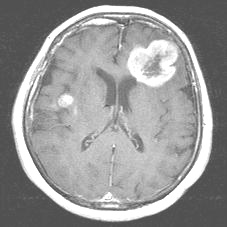
#> input picture Dataset/Cancerize/tumor(1).jpg, 227 x 227 px; its folder holds only this picture in this run
$ python Brain_tumor.py
#> lines starting #> are read from the running program, lines starting #| are printed output that depends on the picture
import cv2 # It mainly focuses on image processing, video capture and analysis including features like face detection and object detection.
import os,glob #These modules is used to retrieve files/pathnames
import numpy as np #NumPy is a python library used for working with arrays.
from skimage.feature import hog , local_binary_pattern
from sklearn.model_selection import train_test_split
from sklearn import svm
from sklearn.svm import SVC
""" The objective of a Linear SVC (Support Vector Classifier) is to fit to the data you provide,
returning a "best fit" hyperplane that divides, or categorizes, your data. From there, after getting the hyperplane,
you can then feed some features to your classifier to see what the "predicted" class is."""

from sklearn.metrics import classification_report, confusion_matrix
from sklearn.neighbors import KNeighborsClassifier

path='Dataset/*'

data_path = os.path.join(path,'*g') #os.path.join concatenate all the paths of images intelligently which is contained in path variable.
imagePaths = glob.glob(data_path) #The glob. glob returns the list of files with their full path
print('Total dataset images length:')
print(len(imagePaths))

data = []
LBP = []
labels = []
hogFeatures = []
featurevector = [[0 for x in range(0)] for y in range(0)] #2d array

# loop over the input images

for imagePath in imagePaths:
	# load the image, pre-process it, and store it in the data list
	image = cv2.imread(imagePath,0)
#> image is the input picture: shape (227, 227); min 73, max 255, mean 151
	image = cv2.resize(image, (100,100),interpolation=cv2.INTER_AREA)
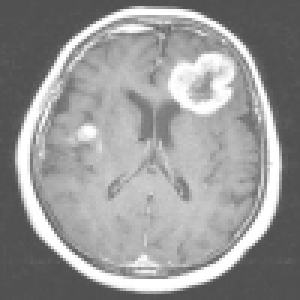
#> image: shape (100, 100) (shown 3 times larger); min 80, max 255, mean 151
	fd, hog_image = hog(image, orientations=8, pixels_per_cell=(8, 8),cells_per_block=(1, 1), visualise=True)
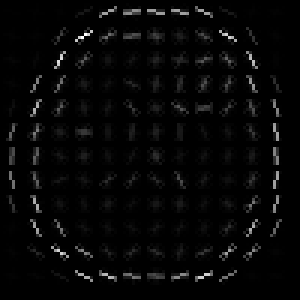
#> hog_image: shape (100, 100) float64 (shown 3 times larger); min 0, max 94.1, mean 2.6; drawn with min black and max white
#> fd = 1152 values, max 0.978 at index 679, min 0 at index 5, mean 0.298
	lbp = local_binary_pattern(image, 10,15,  method= "uniform")
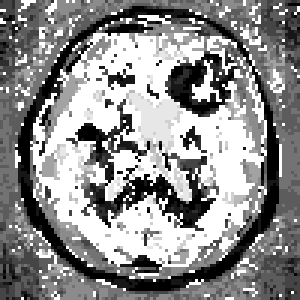
#> lbp: shape (100, 100) float64 (shown 3 times larger); min 0, max 11, mean 6.11; drawn with min black and max white
	#hogFeatures.append(fd)
	#LBP.append(lbp)
	llb = lbp.ravel() #ravel, which is used to change a 2-dimensional array or a multi-dimensional array into a contiguous flattened array
#> llb = 10000 values, max 11 at index 7, min 0 at index 196, mean 6.11
	hogFeatures = fd
#> hogFeatures has the same summary as fd
	features = np.concatenate((hogFeatures,llb))
#> features = 11152 values, max 11 at index 1159, min 0 at index 5, mean 5.51
	featurevector.append(features)
	#extract labels
	#data.append(image)
	l = label = imagePath.split(os.path.sep)[-2].split("_")
	labels.append(l)
#> pass 2 of the loop `for imagePath in imagePaths:`:
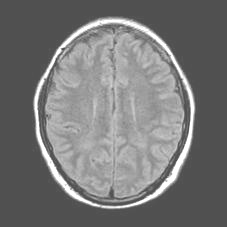
#> input picture Dataset/Normal/Normal(1).jpg, 227 x 227 px
#> image is the input picture: shape (227, 227); min 75, max 255, mean 119.3
#> image: shape (100, 100)
#> `fd, hog_image = hog(image, orientations=8, pixels_per_cell=(8, 8),cell..`:
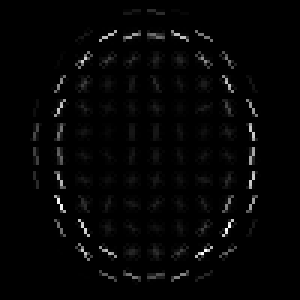
#> hog_image: shape (100, 100) float64 (shown 3 times larger); min 0, max 95.6, mean 1.9; drawn with min black and max white
#> fd = 1152 values, max 1 at index 64, min 0 at index 0, mean 0.204
#> `lbp = local_binary_pattern(image, 10,15,  method= "uniform")`:
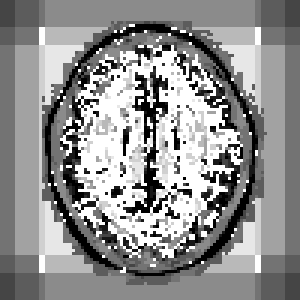
#> lbp: shape (100, 100) float64 (shown 3 times larger); min 0, max 11, mean 6.24; drawn with min black and max white
#> llb = 10000 values, max 11 at index 843, min 0 at index 845, mean 6.24
#> hogFeatures has the same summary as fd
#> features = 11152 values, max 11 at index 1995, min 0 at index 0, mean 5.61


print('\n')
print('********** Dataset labels *********''\n')
print(labels)
print('\n')
print('********** Total hogFeatures *********')
print(len(hogFeatures))
#| 1152
print('\n')

X_train, X_test, y_train, y_test = train_test_split(featurevector, labels, test_size = 0.30)
#> X_train = 1 item; X_test = 1 item; y_train = [['Cancerize']]; y_test = [['Normal']]

print('train images ',len(X_train) )
#| train images  1
print('train labels ',len(y_train))
#| train labels  1
print('\n')
print('test images ',len(X_test))
#| test images  1
print('test labels',len(y_test))
#| test labels 1
print('\n')

print('********** Total LBP_Features *********')
print(len(llb))
#| 10000

########## Classifiers #############
##########   SVM       #############
"""
svclassifier = svm.SVC()
svclassifier = SVC(kernel='linear')
svclassifier.probability = True
svclassifier.fit(X_train, y_train)

#Now making prediction
y_pred = svclassifier.predict(X_test)
print('\n')
print("Actual Labels :    "'\n',y_test)
print('\n')
print("Predicted Labels : "'\n',y_pred)
print('\n')
# accuracy
accuracy = svclassifier.score(X_test, y_test)
print('SVM Accuracy = ',accuracy*100)
print('\n')
"""
##########   KNN       ############

classifier= KNeighborsClassifier(n_neighbors=5)
classifier.fit(X_train, y_train)
#> (the run stopped early here; a loop or call above may not have finished)
